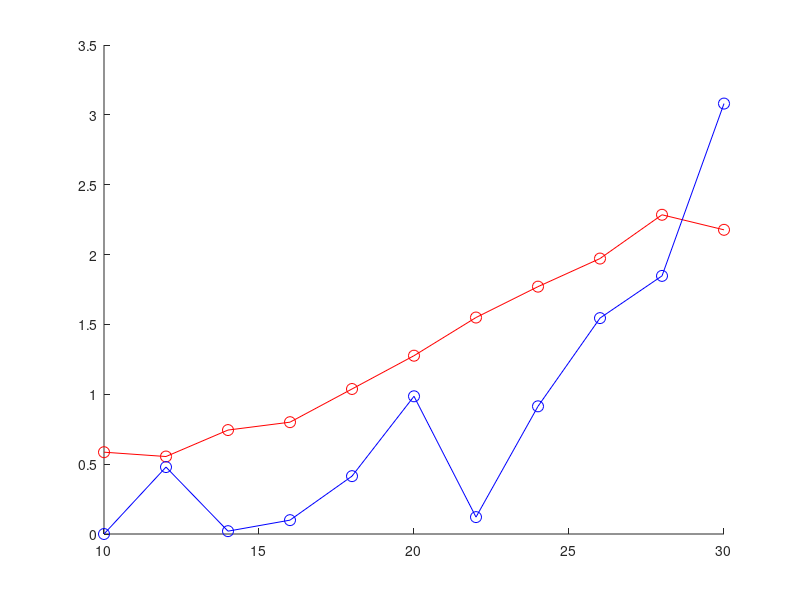

MATLAB code to generate this figure: (Note: this script raises an error after producing the figure.)

load kyra_proc_data1.mat

%Temp_bins = [10:1:32];
Temp_bins = [10:2:32];

Freq1_hist_bytemp=zeros(1,length(Freq_bins)-1);
Freq1_bytemp = [];
% Temp1, Freq1
for t=1:length(Temp_bins)-1
    curr_trange = Temp_bins(t):Temp_bins(t)+1;
    x_bins = find(Temp1>curr_trange(1) & Temp1<curr_trange(2));
    if ~isempty(x_bins)
        curr_freq = Freq1(x_bins);
        Freq1_bytemp(t) = mean(curr_freq);
        %[n_freq_curr] = histcounts(curr_freq, Freq_bins);
        %Freq1_hist_bytemp = Freq1_hist_bytemp + n_freq_curr;
    else
        Freq1_bytemp(t) = 0;
    end

end

figure(100); hold on; 
plot(Temp_bins(1:end-1),Freq1_bytemp,'ro-', 'MarkerSize', 8)


% Temp2, Freq2
Freq2_bytemp = [];
for t=1:length(Temp_bins)-1
    curr_trange = Temp_bins(t):Temp_bins(t)+1;
    x_bins = find(Temp2>curr_trange(1) & Temp2<curr_trange(2));
    if ~isempty(x_bins)
        curr_freq = Freq2(x_bins);
        Freq2_bytemp(t) = mean(curr_freq);
    else
        Freq2_bytemp(t) = 0;
    end
end

figure(100); hold on; 
plot(Temp_bins(1:end-1),Freq2_bytemp,'bo-', 'MarkerSize', 8)


% Temp3, Freq3
Freq3_bytemp = [];
for t=1:length(Temp_bins)-1
    curr_trange = Temp_bins(t):Temp_bins(t)+1;
    x_bins = find(Temp3>curr_trange(1) & Temp3<curr_trange(2));
    if ~isempty(x_bins)
        curr_freq = Freq3(x_bins);
        Freq3_bytemp(t) = mean(curr_freq);
    else
        Freq3_bytemp(t) = 0;
    end
end

figure(100); hold on; 
plot(Temp_bins(1:end-1),Freq3_bytemp,'gsq-', 'MarkerSize', 12)


% Temp4, Freq4
Freq4_bytemp = [];
for t=1:length(Temp_bins)-1
    curr_trange = Temp_bins(t):Temp_bins(t)+1;
    x_bins = find(Temp4>curr_trange(1) & Temp4<curr_trange(2));
    if ~isempty(x_bins)
        curr_freq = Freq4(x_bins);
        Freq4_bytemp(t) = mean(curr_freq);
    else
        Freq4_bytemp(t) = 0;
    end
end

figure(100); hold on; 
plot(Temp_bins(1:end-1),Freq4_bytemp,'csq-', 'MarkerSize', 12)



% Temp5, Freq5
Freq5_bytemp = [];
for t=1:length(Temp_bins)-1
    curr_trange = Temp_bins(t):Temp_bins(t)+1;
    x_bins = find(Temp5>curr_trange(1) & Temp5<curr_trange(2));
    if ~isempty(x_bins)
        curr_freq = Freq5(x_bins);
        Freq5_bytemp(t) = mean(curr_freq);
    else
        Freq5_bytemp(t) = 0;
    end
end
figure(100); hold on; 
plot(Temp_bins(1:end-1),Freq5_bytemp,'mx-', 'MarkerSize', 12)


% Temp6, Freq6
Freq6_bytemp = [];
for t=1:length(Temp_bins)-1
    curr_trange = Temp_bins(t):Temp_bins(t)+1;
    x_bins = find(Temp6>curr_trange(1) & Temp6<curr_trange(2));
    if ~isempty(x_bins)
        curr_freq = Freq6(x_bins);
        Freq6_bytemp(t) = mean(curr_freq);
    else
        Freq6_bytemp(t) = 0;
    end
end
figure(100); hold on; 
%plot(Temp_bins(1:end-1),Freq6_bytemp,'kx', 'MarkerSize', 12)




